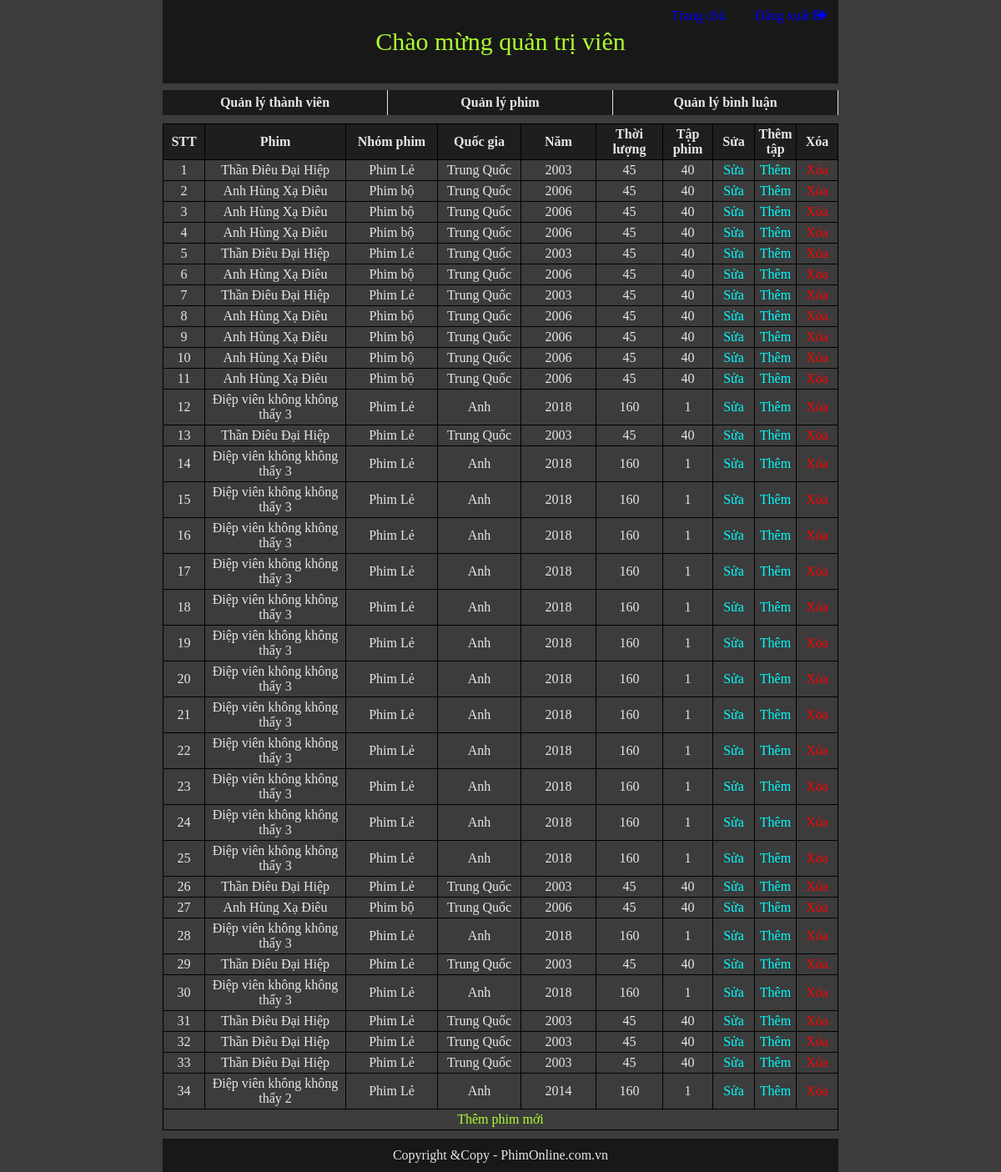
Page /Sources/php/Admin/list_movie.php (signed in) on the earlier database version.
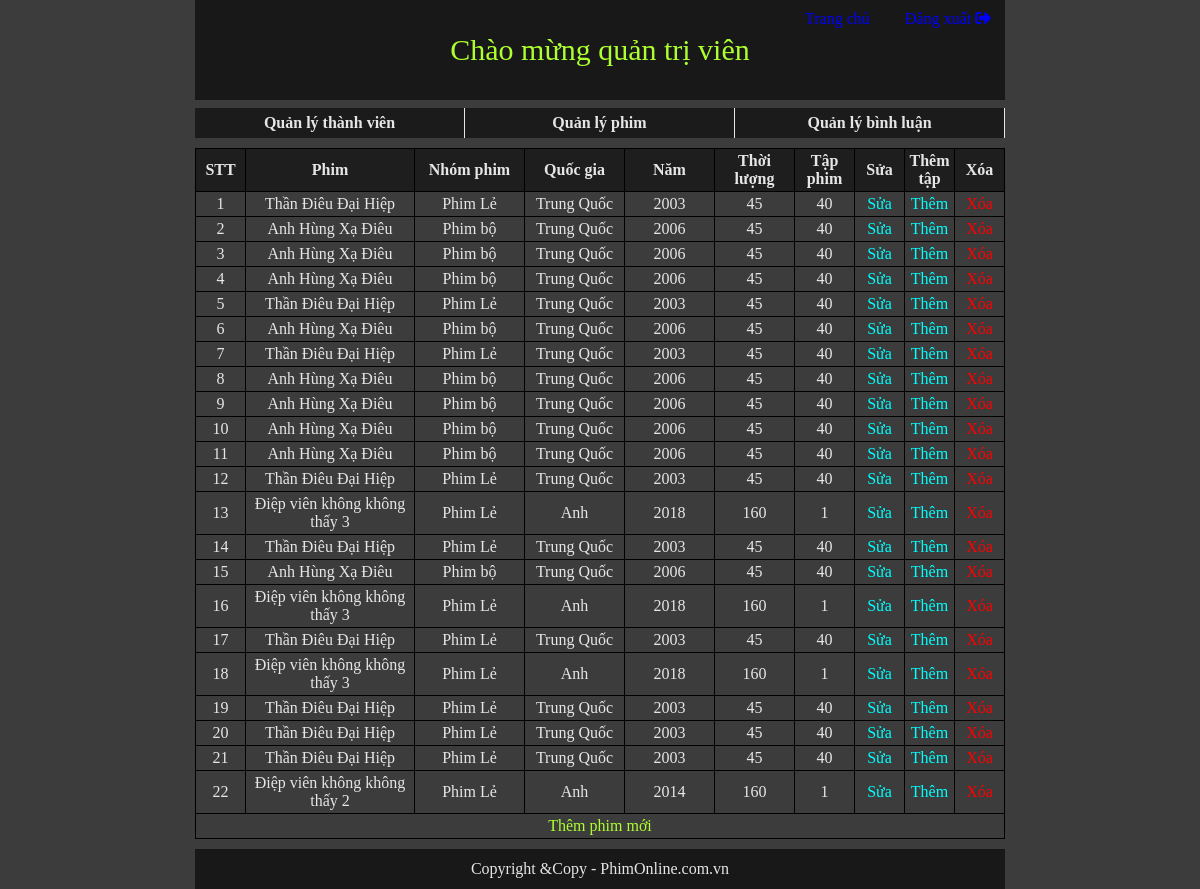
Same page on the later database version.
### tables this page shows
CREATE TABLE `movie` (
  `movieID` int(10) UNSIGNED NOT NULL,
  `movieName` varchar(50) NOT NULL,
  `movieNation` varchar(20) NOT NULL,
  `movieYear` year(4) NOT NULL,
  `movieTime` varchar(50) NOT NULL,
  `movieNumber` int(5) NOT NULL,
  `groupID` int(10) UNSIGNED NOT NULL,
  `image` varchar(1000) NOT NULL,
  `movieContent` text NOT NULL,
  `view` int(20) NOT NULL DEFAULT '0'
);

CREATE TABLE `moviegroup` (
  `groupID` int(10) UNSIGNED NOT NULL,
  `groupName` varchar(50) NOT NULL
);

### Sources/php/Admin/list_movie.php (the view, shortened to what this page needs)
<?php
    if(isset($_SESSION['username'])){
        if($_SESSION['level']!=0){
?>
<?php
    require("header.php");
?>
    <div id="wrapper">
        <table>
            <tr style="background-color: rgba(0, 0, 0, 0.5); color: #e6e6e6;">
                <th style="width: 50px;">STT</th>
                <th>Phim</th>
                <th style="width: 110px;">Nhóm phim</th>
                <th style="width: 100px;">Quốc gia</th>
                <th style="width: 90px;">Năm</th>
                <th style="width: 80px;">Thời lượng</th>
                <th style="width: 60px;">Tập phim</th>
                <th style="width: 50px;">Sửa</th>
                <th style="width: 50px;">Thêm tập</th>
                <th style="width: 50px;">Xóa</th>
            </tr>
            <?php
                $STT = 1;
                require("../library/config.php");
                $sql = "SELECT movie.movieID, movie.movieName, movie.movieNation, movie.movieYear, movie.movieTime, movie.movieNumber, movie.movieContent, moviegroup.groupName FROM `movie`, `moviegroup` WHERE movie.groupID=moviegroup.groupID";
                $result = mysqli_query($conn, $sql);
                while ($data = mysqli_fetch_assoc($result)){
                    echo"<tr>";
                        echo"<td>$STT</td>";
                        echo"<td>$data[movieName]</td>";
                        echo"<td>$data[groupName]</td>";
                        echo"<td>$data[movieNation]</td>";
                        echo"<td>$data[movieYear]</td>";
                        echo"<td>$data[movieTime]</td>";
                        echo"<td>$data[movieNumber]</td>";
                        echo"<td><a href='edit_movie.php?id=$data[movieID]' style='color: aqua;'>Sửa</a></td>";
                        echo"<td><a href='add_film.php?id=$data[movieID]' style='color: aqua;'>Thêm</a></td>";
                        echo"<td><a href='del_movie.php?id=$data[movieID]' onclick = 'return show_confirm_delmovie();' style='color: red;'>Xóa</a></td>";
                    echo"</tr>";
                    $STT++;
                }
            ?>
            <tr>
                <td colspan="10"><a href="add_movie.php" style="color: greenyellow;">Thêm phim mới</a></td>
            </tr>
        </table>
    </div>
<?php
    require("footer.php");
?>
<?php
      }else{
        header("location:../templates/home.php");
    }
    }
    else {
        header("location:../templates/index.php");
        exit();
    }
?>

### Sources/php/Admin/header.php (shortened to what this page needs)
<!DOCTYPE html>
<html lang="en">
<head>
    <link rel="stylesheet" href="https://use.fontawesome.com/releases/v5.5.0/css/all.css">
    <link rel="stylesheet" href="style.css">
</head>
<body>
    <div id="top">
        <a href="../control/controlsignin/logout.php">Đăng xuất <i class="fas fa-sign-out-alt"></i></a>
        <a href="../templates/home.php">Trang chủ</a>
        <p>Chào mừng quản trị viên</p>
    </div>
    <div id="menu">
        <ul>
            <li><a href="list_user.php">Quản lý thành viên</a></li>
            <li><a href="list_movie.php">Quản lý phim</a></li>
            <li><a href="list_comment.php">Quản lý bình luận</a></li>
        </ul>
    </div>

### Sources/php/Admin/footer.php
    <div id="bottom">
        Copyright &Copy - PhimOnline.com.vn
    </div>
</body>
</html>

### Sources/php/Admin/style.css (style rules this page uses)
* { padding: 0px; margin: 0px; box-sizing: border-box; }
body { width: 810px; margin: auto; background-color: rgb(60, 60, 60); }
#top { position: relative; height: 100px; background-color: rgba(0, 0, 0, 0.6); }
#top a { float: right; width: 100px; padding: 10px 0 0 0; text-decoration: none; color: blue; }
#top p { font-size: 30px; color: greenyellow; clear: right; text-align: center; position: absolute; top: 50%; left: 50%; transform: translate(-50%, -50%); }
#menu { margin-top: 8px; }
ul { list-style-type: none; }
#menu li { float: left; width: 270px; border-right: 1px solid #e6e6e6; text-align: center; line-height: 30px; background-color: rgba(0, 0, 0, 0.55); }
#menu a { color: #e6e6e6; font-weight: bold; text-decoration: none; }
#wrapper table { border-collapse: collapse; margin-top: 10px; width: 810px; text-align: center; }
#wrapper table tr { border: 1px solid black; line-height: center; }
#wrapper table th { border: 1px solid black; line-height: center; padding: 3px; }
#wrapper table td { border: 1px solid black; line-height: center; color: #e6e6e6; padding: 3px; }
#bottom { height: 40px; background-color: rgba(0, 0, 0, 0.6); line-height: 40px; text-align: center; color: #e6e6e6; margin-top: 10px; }
#wrapper a { color: white; text-decoration: none; }

Differences in the rows shown:
removed movie: movieName "Điệp viên không không thấy 3", groupID.groupName "Phim Lẻ", movieNation "Anh", movieYear "2018", movieTime "160", movieNumber "1"
removed movie: movieName "Điệp viên không không thấy 3", groupID.groupName "Phim Lẻ", movieNation "Anh", movieYear "2018", movieTime "160", movieNumber "1"
removed movie: movieName "Điệp viên không không thấy 3", groupID.groupName "Phim Lẻ", movieNation "Anh", movieYear "2018", movieTime "160", movieNumber "1"
removed movie: movieName "Điệp viên không không thấy 3", groupID.groupName "Phim Lẻ", movieNation "Anh", movieYear "2018", movieTime "160", movieNumber "1"
removed movie: movieName "Điệp viên không không thấy 3", groupID.groupName "Phim Lẻ", movieNation "Anh", movieYear "2018", movieTime "160", movieNumber "1"
removed movie: movieName "Điệp viên không không thấy 3", groupID.groupName "Phim Lẻ", movieNation "Anh", movieYear "2018", movieTime "160", movieNumber "1"
removed movie: movieName "Điệp viên không không thấy 3", groupID.groupName "Phim Lẻ", movieNation "Anh", movieYear "2018", movieTime "160", movieNumber "1"
removed movie: movieName "Điệp viên không không thấy 3", groupID.groupName "Phim Lẻ", movieNation "Anh", movieYear "2018", movieTime "160", movieNumber "1"
removed movie: movieName "Điệp viên không không thấy 3", groupID.groupName "Phim Lẻ", movieNation "Anh", movieYear "2018", movieTime "160", movieNumber "1"
removed movie: movieName "Điệp viên không không thấy 3", groupID.groupName "Phim Lẻ", movieNation "Anh", movieYear "2018", movieTime "160", movieNumber "1"
removed movie: movieName "Điệp viên không không thấy 3", groupID.groupName "Phim Lẻ", movieNation "Anh", movieYear "2018", movieTime "160", movieNumber "1"
removed movie: movieName "Điệp viên không không thấy 3", groupID.groupName "Phim Lẻ", movieNation "Anh", movieYear "2018", movieTime "160", movieNumber "1"
